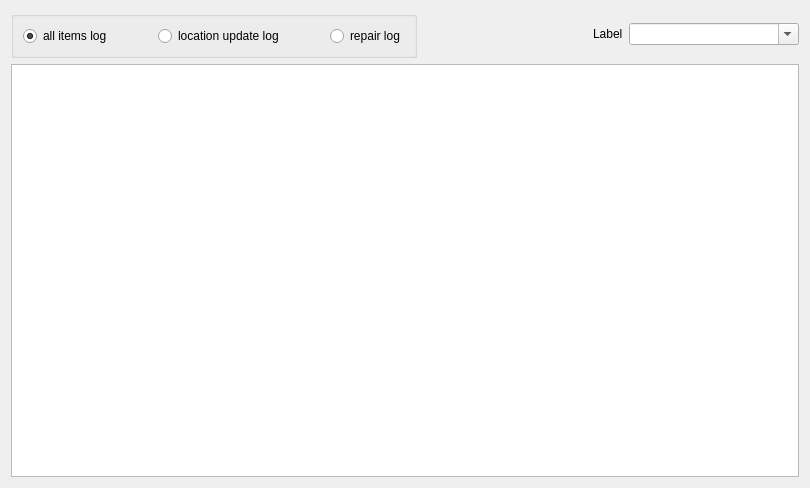
<?xml version="1.0" encoding="UTF-8"?>
<ui version="4.0">
 <class>Form</class>
 <widget class="QWidget" name="Form">
  <property name="geometry">
   <rect>
    <x>0</x>
    <y>0</y>
    <width>810</width>
    <height>488</height>
   </rect>
  </property>
  <property name="windowTitle">
   <string>Form</string>
  </property>
  <layout class="QGridLayout" name="gridLayout">
   <item row="0" column="0">
    <layout class="QHBoxLayout" name="horizontalLayout">
     <item>
      <widget class="QGroupBox" name="groupBox">
       <property name="sizePolicy">
        <sizepolicy hsizetype="Fixed" vsizetype="Fixed">
         <horstretch>0</horstretch>
         <verstretch>0</verstretch>
        </sizepolicy>
       </property>
       <property name="title">
        <string/>
       </property>
       <layout class="QHBoxLayout" name="horizontalLayout_4">
        <item>
         <widget class="QRadioButton" name="allItemsLog">
          <property name="text">
           <string>all items log</string>
          </property>
          <property name="checked">
           <bool>true</bool>
          </property>
         </widget>
        </item>
        <item>
         <spacer name="horizontalSpacer_4">
          <property name="orientation">
           <enum>Qt::Horizontal</enum>
          </property>
          <property name="sizeHint" stdset="0">
           <size>
            <width>40</width>
            <height>20</height>
           </size>
          </property>
         </spacer>
        </item>
        <item>
         <widget class="QRadioButton" name="locationLog">
          <property name="text">
           <string>location update log</string>
          </property>
         </widget>
        </item>
        <item>
         <spacer name="horizontalSpacer_5">
          <property name="orientation">
           <enum>Qt::Horizontal</enum>
          </property>
          <property name="sizeHint" stdset="0">
           <size>
            <width>40</width>
            <height>20</height>
           </size>
          </property>
         </spacer>
        </item>
        <item>
         <widget class="QRadioButton" name="repairLog">
          <property name="text">
           <string>repair log</string>
          </property>
         </widget>
        </item>
       </layout>
      </widget>
     </item>
     <item>
      <spacer name="horizontalSpacer_3">
       <property name="orientation">
        <enum>Qt::Horizontal</enum>
       </property>
       <property name="sizeHint" stdset="0">
        <size>
         <width>40</width>
         <height>20</height>
        </size>
       </property>
      </spacer>
     </item>
     <item>
      <widget class="QLabel" name="label">
       <property name="sizePolicy">
        <sizepolicy hsizetype="Fixed" vsizetype="Fixed">
         <horstretch>0</horstretch>
         <verstretch>0</verstretch>
        </sizepolicy>
       </property>
       <property name="text">
        <string>Label</string>
       </property>
      </widget>
     </item>
     <item>
      <widget class="QComboBox" name="searchBox">
       <property name="sizePolicy">
        <sizepolicy hsizetype="MinimumExpanding" vsizetype="Fixed">
         <horstretch>0</horstretch>
         <verstretch>0</verstretch>
        </sizepolicy>
       </property>
       <property name="editable">
        <bool>true</bool>
       </property>
      </widget>
     </item>
    </layout>
   </item>
   <item row="1" column="0">
    <widget class="QTableWidget" name="tableWidget">
     <property name="verticalScrollMode">
      <enum>QAbstractItemView::ScrollPerPixel</enum>
     </property>
     <property name="horizontalScrollMode">
      <enum>QAbstractItemView::ScrollPerPixel</enum>
     </property>
    </widget>
   </item>
  </layout>
 </widget>
 <resources/>
 <connections/>
</ui>
